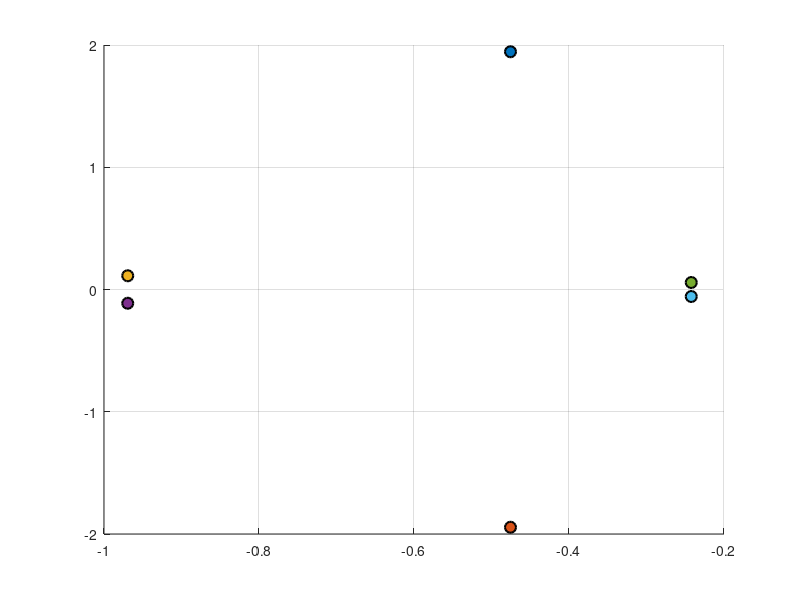

Recreate this plot in MATLAB. (Note: this script raises an error after producing the figure.)
% Helicopter Flapping and Dynamic Inflow Analysis
clear; clc; close all;

% Toggle: 1 = 6x6 Cyclic Analysis | 0 = 3x3 Coning Analysis
isSixVec = [1,0];
for idxSix = 1:2
    isSix = isSixVec(idxSix);

    %% 1. Parameters
    Cl_alpha      = 5.7;
    gamma    = 8.159;
    sigma    = 0.07;
    nu0beta     = 1.12;
    CT       = 0.005117;
    lambda_i = sqrt(CT/2);

    % Using Option 1 for Inflow Constants
    KI = 16 / (pi * 45);
    Km = 8 / (pi * 3); % Note: Km is not used in this specific A-matrix version

    %% 2. Construct Matrix A and B from Images
    % State vector: [beta_dot_1c; beta_dot_1s; beta_1c; beta_1s; lambda_1s; lambda_1c]
    % Inputs: [theta_c; theta_s]

    % Helper variables for clarity
    g8    = gamma / 8;
    g6 = gamma / 6;
    nuSq1 = nu0beta^2 - 1;
    C_inf = (Cl_alpha * sigma) / (16 * KI);
    L_inf = (lambda_i / KI) + C_inf;

    % Following your specific definition for the inflow terms
    C_inf_0 = (Cl_alpha * sigma) / (6 * Km);
    % The term is defined as negative for stability in the A matrix
    L_inf_0 = -(1 / Km) * (4 * lambda_i + (Cl_alpha * sigma / 4));

    if isSix == 1
        A = [ -g8,    -2,    -nuSq1,  -g8,      0,     -g8;
            2,     -g8,     g8,    -nuSq1,  -g8,      0;
            1,      0,      0,      0,      0,      0;
            0,      1,      0,      0,      0,      0;
            0,     -C_inf,  C_inf,  0,     -L_inf,  0;
            -C_inf,  0,      0,     -C_inf,   0,     -L_inf ];
        B = [ g8,      0;
            0,       g8;
            0,       0;
            0,       0;
            0,       C_inf;
            C_inf,   0 ];
    else
        % Matrix A from your derivation (3x3 coning)
        A = [ -g8,      -nu0beta^2,  -g6;
            1,        0,        0;
            -C_inf_0,  0,       L_inf_0 ];
        % Matrix B from your derivation
        B = [ g8;
            0;
            C_inf_0 ];
    end

    %% 3. Eigenvalues and Normalized Eigenvectors
    [V, D] = eig(A);
    ev = diag(D);

    % Custom Normalization:
    % Max element magnitude = 1, Phase of that element = 0 deg
    V_norm = zeros(size(V));
    for k = 1:size(V, 2)
        [max_val, idx] = max(abs(V(:,k)));
        ref_phase = angle(V(idx, k));
        V_norm(:, k) = (V(:, k) / max_val) * exp(-1i * ref_phase);
    end

    % Display Results to Command Window
    disp('Eigenvalues:'); disp(ev);
    for idx = 1:size(V, 2)
        fprintf('\nMode %d Eigenvector (Mag | Phase Deg):\n', idx);
        disp([abs(V_norm(:,idx)), angle(V_norm(:,idx))*180/pi]);
    end

    % --- Section 3 Expansion: Detailed Eigenvalue Map ---
    figure(1);
    clf; hold on;
    colors_ev = lines; % 6 distinct colors for the 6 modes
    h = zeros(size(V, 2),1);
    for k = 1:size(V, 2)
        % Calculate Magnitude and Phase of the Eigenvalue itself
        ev_mag = abs(ev(k));
        ev_phase = angle(ev(k)) * 180/pi; % Phase in degrees

        % Plot each eigenvalue
        h(k) = plot(real(ev(k)), imag(ev(k)), 'o', 'MarkerSize', 8, ...
            'MarkerFaceColor', colors_ev(k,:), 'Color', 'k', 'LineWidth', 1.5);

        % Construct legend string with Mag and Phase
        ev_labels{k} = sprintf('Mode %d: %.2f + %.2fi (Mag: %.2f, Ph: %.1f°)', ...
            k, real(ev(k)), imag(ev(k)), ev_mag, ev_phase);
    end
    grid on; xline(0, 'k-', 'LineWidth', 2); yline(0, 'k-', 'LineWidth', 2);
    xlabel('Real Part (Damping \sigma)');
    ylabel('Imaginary Part (Frequency \omega)');
    title('System Eigenvalues: Stability & Frequency Analysis');
    legend(h, ev_labels, 'Location', 'bestoutside', 'FontSize', 9, 'FontName', 'Consolas');
    axis padded;
    hold off;

    %% 4. Time Simulation (Step Inputs)
    deg2rad = pi/180;
    t = 0:0.01:25; % Non-dimensional time

    if isSix == 1

        % Inputs must be (length(t) x num_inputs)
        % Case 1: QC = 1 deg, QS = 0
        u1 = [ones(length(t), 1)*deg2rad, zeros(length(t), 1)];
        % Case 2: QC = 0, QS = 1 deg
        u2 = [zeros(length(t), 1), ones(length(t), 1)*deg2rad];

        sys = ss(A, B, eye(size(A, 1)), 0);
        [y1, t1] = lsim(sys, u1, t);
        [y2, t2] = lsim(sys, u2, t);
    else
        % 3x3 coning
        u = ones(size(t));

        sys_coned = ss(A, B, eye(3), 0);
        [y, t_out] = lsim(sys_coned, u, t);
    end


    %% 5. Plotting (States in Degrees)
    if isSix == 1
        % --- 6x6 Cyclic Results---
        figure(2);
        subplot(2,1,1);
        plot(t, y1(:,3)*180/pi, 'b', t, y1(:,4)*180/pi, 'r--');
        ylabel('Flapping [deg]'); title('Step Response: \theta_C = 1^\circ');
        legend('\beta_{1C}', '\beta_{1S}'); grid on;
        subplot(2,1,2);
        plot(t, y2(:,3)*180/pi, 'b', t, y2(:,4)*180/pi, 'r--');
        ylabel('Flapping [deg]'); xlabel('Time [s]');
        title('Step Response: \theta_S = 1^\circ');
        legend('\beta_{1C}', '\beta_{1S}'); grid on;

        % 6x6 Inflow plotting
        figure(3);
        subplot(2,1,1);
        plot(t, y1(:,5)*180/pi, 'b', t, y1(:,6)*180/pi, 'r--');
        ylabel('Inflow [-]'); title('Step Response: \theta_C = 1^\circ');
        legend('\lambda_{1C}', '\lambda_{1S}'); grid on;
        subplot(2,1,2);
        plot(t, y2(:,5)*180/pi, 'b', t, y2(:,6)*180/pi, 'r--');
        ylabel('Inflow [-]'); xlabel('Time [s]');
        title('Step Response: \theta_S = 1^\circ');
        legend('\lambda_{1C}', '\lambda_{1S}'); grid on;

    else
        % --- 3x3 Coning Results - SINGLE PLOT MODE ---
        figure(4); clf;

        subplot(2,1,1);
        plot(t_out, y(:,2)*180/pi, 'b', 'LineWidth', 1.5);  % beta_0 flapping
        ylabel('\beta_0 [deg]');
        title('Step Response: \theta_0 = 1^\circ');
        grid on;

        subplot(2,1,2);
        plot(t_out, y(:,3), 'r', 'LineWidth', 1.5);         % lambda_i0 inflow
        ylabel('\lambda_{i0} [-]'); xlabel('Time [s]');
        grid on;

        % NO legend needed - only 1 signal per subplot (exactly as requested)
    end
end
